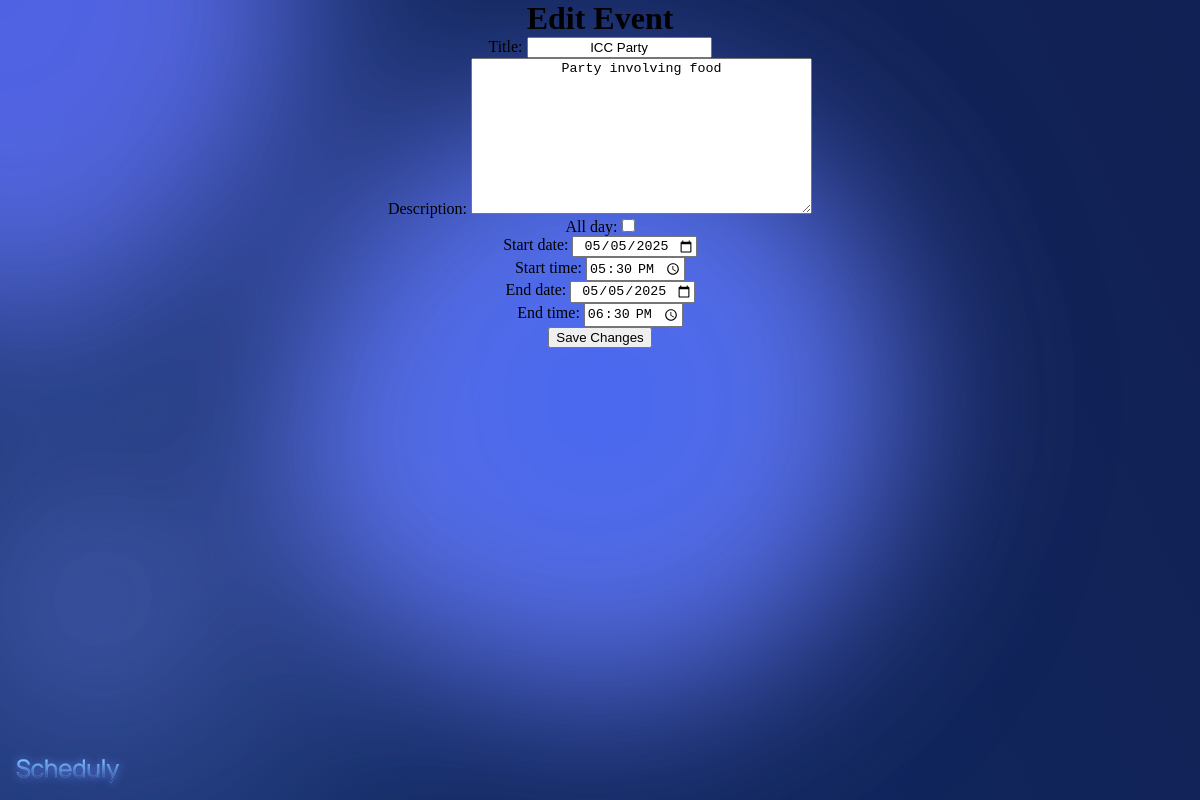
The app's page /event/3/edit/ (signed in) with its own data.
### Sched_App/models.py (models this page shows, shortened)
class Event(models.Model):
    user        = models.ForeignKey(settings.AUTH_USER_MODEL, on_delete=models.CASCADE)
    title       = models.CharField(max_length=100)
    description = models.TextField(blank=True)
    all_day     = models.BooleanField(default=False)
    start_date = models.DateField(null=True, blank=True)
    start_time  = models.TimeField(null=True, blank=True)
    end_date   = models.DateField(null=True, blank=True)
    end_time    = models.TimeField(null=True, blank=True)
    created_at  = models.DateTimeField(auto_now_add=True)

### Sched_App/views.py (the view)
# urls.py: path('event/<int:pk>/edit/', views.edit_event, name='edit_event'),
@login_required
def edit_event(request, pk):
    ev = get_object_or_404(Event, pk=pk, user=request.user)
    if request.method == 'POST':
        data = request.POST.copy()
        if data.get('all_day'):
            sd = data.get('single_date')
            data['start_date'] = sd
            data['end_date']   = sd
            data['start_time'] = ''
            data['end_time']   = ''
        form = EventForm(data, instance=ev)
        if form.is_valid():
            form.save()
            return redirect('home-page')
    else:
        form = EventForm(instance=ev)
    return render(request, 'edit_event.html', {
        'form': form,
        'event': ev
    })

### Sched_App/forms.py
class EventForm(forms.ModelForm):
    class Meta:
        model = Event
        fields = [
            'title',
            'description',
            'all_day',
            'start_date',
            'start_time',
            'end_date',
            'end_time',
        ]
        widgets = {
            'start_date': forms.DateInput(attrs={'type': 'date'}),
            'end_date':   forms.DateInput(attrs={'type': 'date'}),
            'start_time': forms.TimeInput(attrs={'type': 'time'}),
            'end_time':   forms.TimeInput(attrs={'type': 'time'}),
        }

### Sched_App/templates/edit_event.html (shortened to what this page needs)
{% extends "base.html" %}
{% block content %}
  <h1>Edit Event</h1>
  <form method="post">
    {{ form.as_p }}
    <button type="submit">Save Changes</button>
  </form>
{% endblock %}

### Sched_App/static/main.css (style rules this page uses)
*,*::before,*::after { margin:0; box-sizing:border-box; text-align:center; position:relative; }

### records on screen
Event: title "ICC Party", description "Party involving food", start_date "05/05/2025", start_time "17:30:00", end_date "05/05/2025", end_time "18:30:00"
